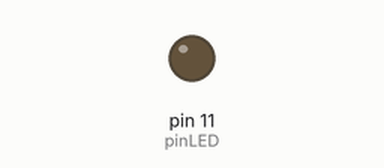
Simulated run of this program. Board: Raspberry Pi (header pin numbers). Shown: output pins drawn as LEDs (lit = HIGH).

Above: at 0.05 s.
At 0.95 s:
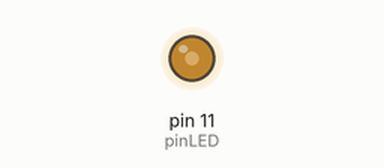
At 1.9 s:
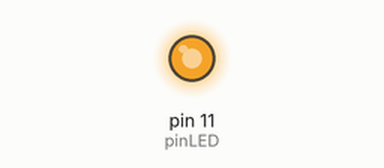
At 3.8 s:
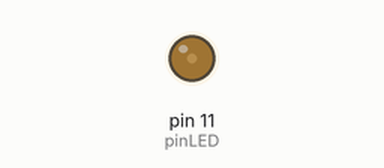
Timing chart, 0 to 5.5 s (numbered marks = the images above):
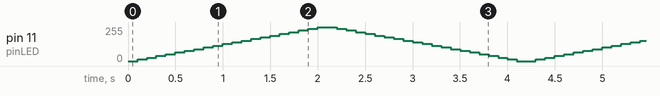

The program:

practiceC.py
```python
import RPi.GPIO as GPIO
from time import sleep

GPIO.setwarnings(False)

pinLED = 11
GPIO.setmode(GPIO.BOARD)
GPIO.setup(pinLED,GPIO.OUT)

obj = GPIO.PWM(pinLED,1000)
obj.start(0)

while True:
  for i in range(0,101,5):
    obj.ChangeDutyCycle(i)
    sleep(0.1)
  for i in range(100,-1,-5):
    obj.ChangeDutyCycle(i)
    sleep(0.1)

GPIO.cleanup()
```
